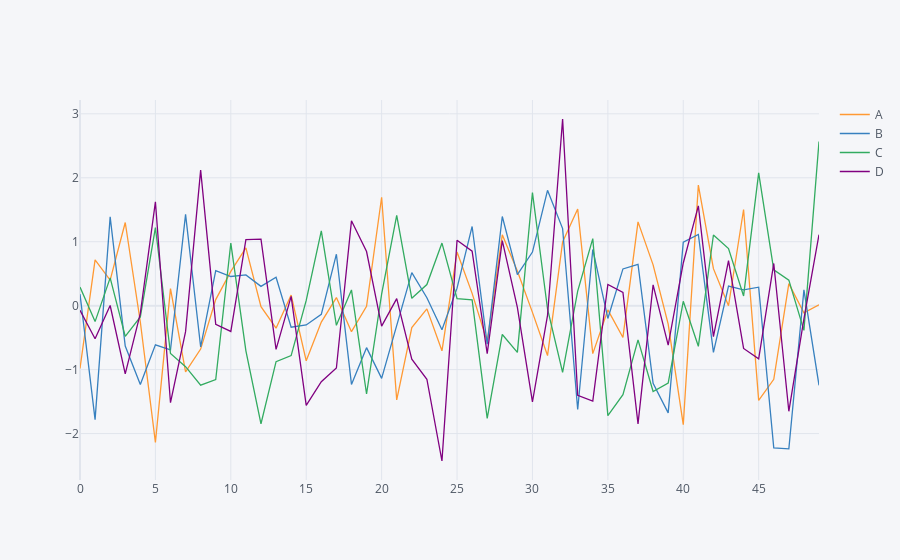

The notebook cell saved with this chart:
### Code cell
df_1.iplot() #The new and improved way of doing it, one line using iplot.
